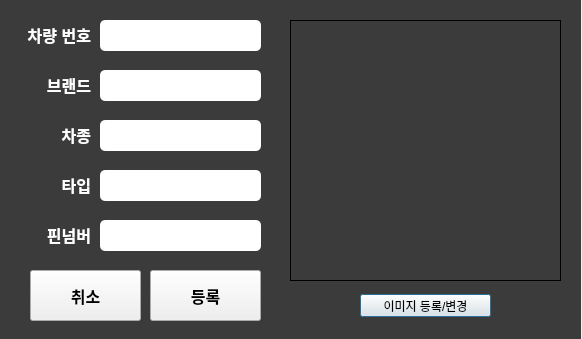
<?xml version="1.0" encoding="UTF-8"?>
<ui version="4.0">
 <class>Dialog</class>
 <widget class="QDialog" name="Dialog">
  <property name="geometry">
   <rect>
    <x>0</x>
    <y>0</y>
    <width>582</width>
    <height>339</height>
   </rect>
  </property>
  <property name="windowTitle">
   <string>Dialog</string>
  </property>
  <widget class="QLineEdit" name="add_number">
   <property name="geometry">
    <rect>
     <x>100</x>
     <y>20</y>
     <width>161</width>
     <height>31</height>
    </rect>
   </property>
   <property name="styleSheet">
    <string notr="true">border-radius: 5px;
font: 16px;
</string>
   </property>
   <property name="frame">
    <bool>false</bool>
   </property>
   <property name="alignment">
    <set>Qt::AlignCenter</set>
   </property>
  </widget>
  <widget class="QLineEdit" name="add_brand">
   <property name="geometry">
    <rect>
     <x>100</x>
     <y>70</y>
     <width>161</width>
     <height>31</height>
    </rect>
   </property>
   <property name="styleSheet">
    <string notr="true">border-radius: 5px;
font: 16px;
</string>
   </property>
   <property name="frame">
    <bool>false</bool>
   </property>
   <property name="alignment">
    <set>Qt::AlignCenter</set>
   </property>
  </widget>
  <widget class="QLineEdit" name="add_name">
   <property name="geometry">
    <rect>
     <x>100</x>
     <y>120</y>
     <width>161</width>
     <height>31</height>
    </rect>
   </property>
   <property name="styleSheet">
    <string notr="true">border-radius: 5px;
font: 16px;
</string>
   </property>
   <property name="frame">
    <bool>false</bool>
   </property>
   <property name="alignment">
    <set>Qt::AlignCenter</set>
   </property>
  </widget>
  <widget class="QLineEdit" name="add_type">
   <property name="geometry">
    <rect>
     <x>100</x>
     <y>170</y>
     <width>161</width>
     <height>31</height>
    </rect>
   </property>
   <property name="styleSheet">
    <string notr="true">border-radius: 5px;
font: 16px;
</string>
   </property>
   <property name="frame">
    <bool>false</bool>
   </property>
   <property name="alignment">
    <set>Qt::AlignCenter</set>
   </property>
  </widget>
  <widget class="QLineEdit" name="add_pin">
   <property name="geometry">
    <rect>
     <x>100</x>
     <y>220</y>
     <width>161</width>
     <height>31</height>
    </rect>
   </property>
   <property name="styleSheet">
    <string notr="true">border-radius: 5px;
font: 16px;
</string>
   </property>
   <property name="frame">
    <bool>false</bool>
   </property>
   <property name="alignment">
    <set>Qt::AlignCenter</set>
   </property>
  </widget>
  <widget class="QLabel" name="label">
   <property name="geometry">
    <rect>
     <x>-10</x>
     <y>20</y>
     <width>101</width>
     <height>30</height>
    </rect>
   </property>
   <property name="styleSheet">
    <string notr="true">font: bold 16px;
color: white;</string>
   </property>
   <property name="text">
    <string>차량 번호</string>
   </property>
   <property name="alignment">
    <set>Qt::AlignRight|Qt::AlignTrailing|Qt::AlignVCenter</set>
   </property>
  </widget>
  <widget class="QLabel" name="label_2">
   <property name="geometry">
    <rect>
     <x>-10</x>
     <y>70</y>
     <width>101</width>
     <height>30</height>
    </rect>
   </property>
   <property name="styleSheet">
    <string notr="true">font: bold 16px;
color: white;</string>
   </property>
   <property name="text">
    <string>브랜드</string>
   </property>
   <property name="alignment">
    <set>Qt::AlignRight|Qt::AlignTrailing|Qt::AlignVCenter</set>
   </property>
  </widget>
  <widget class="QLabel" name="label_3">
   <property name="geometry">
    <rect>
     <x>-10</x>
     <y>170</y>
     <width>101</width>
     <height>30</height>
    </rect>
   </property>
   <property name="styleSheet">
    <string notr="true">font: bold 16px;
color: white;</string>
   </property>
   <property name="text">
    <string>타입</string>
   </property>
   <property name="alignment">
    <set>Qt::AlignRight|Qt::AlignTrailing|Qt::AlignVCenter</set>
   </property>
  </widget>
  <widget class="QLabel" name="label_4">
   <property name="geometry">
    <rect>
     <x>-10</x>
     <y>120</y>
     <width>101</width>
     <height>30</height>
    </rect>
   </property>
   <property name="styleSheet">
    <string notr="true">font: bold 16px;
color: white;</string>
   </property>
   <property name="text">
    <string>차종</string>
   </property>
   <property name="alignment">
    <set>Qt::AlignRight|Qt::AlignTrailing|Qt::AlignVCenter</set>
   </property>
  </widget>
  <widget class="QLabel" name="label_5">
   <property name="geometry">
    <rect>
     <x>-10</x>
     <y>220</y>
     <width>101</width>
     <height>30</height>
    </rect>
   </property>
   <property name="styleSheet">
    <string notr="true">font: bold 16px;
color: white;</string>
   </property>
   <property name="text">
    <string>핀넘버</string>
   </property>
   <property name="alignment">
    <set>Qt::AlignRight|Qt::AlignTrailing|Qt::AlignVCenter</set>
   </property>
  </widget>
  <widget class="QLabel" name="add_image_frame">
   <property name="geometry">
    <rect>
     <x>290</x>
     <y>20</y>
     <width>271</width>
     <height>261</height>
    </rect>
   </property>
   <property name="frameShape">
    <enum>QFrame::Box</enum>
   </property>
   <property name="text">
    <string/>
   </property>
   <property name="alignment">
    <set>Qt::AlignCenter</set>
   </property>
  </widget>
  <widget class="QLabel" name="car_bg">
   <property name="geometry">
    <rect>
     <x>0</x>
     <y>0</y>
     <width>581</width>
     <height>341</height>
    </rect>
   </property>
   <property name="styleSheet">
    <string notr="true">background-color: rgb(59, 59, 59);</string>
   </property>
   <property name="text">
    <string/>
   </property>
   <property name="alignment">
    <set>Qt::AlignCenter</set>
   </property>
  </widget>
  <widget class="QPushButton" name="add_image">
   <property name="geometry">
    <rect>
     <x>360</x>
     <y>294</y>
     <width>131</width>
     <height>23</height>
    </rect>
   </property>
   <property name="text">
    <string>이미지 등록/변경</string>
   </property>
  </widget>
  <widget class="QPushButton" name="add_register">
   <property name="geometry">
    <rect>
     <x>150</x>
     <y>270</y>
     <width>111</width>
     <height>51</height>
    </rect>
   </property>
   <property name="styleSheet">
    <string notr="true">font: bold 16px;
color: black;</string>
   </property>
   <property name="text">
    <string>등록</string>
   </property>
  </widget>
  <widget class="QPushButton" name="add_cancel">
   <property name="geometry">
    <rect>
     <x>30</x>
     <y>270</y>
     <width>111</width>
     <height>51</height>
    </rect>
   </property>
   <property name="styleSheet">
    <string notr="true">font: bold 16px;
color: black;</string>
   </property>
   <property name="text">
    <string>취소</string>
   </property>
  </widget>
  <widget class="QLineEdit" name="add_img_path">
   <property name="geometry">
    <rect>
     <x>300</x>
     <y>30</y>
     <width>251</width>
     <height>21</height>
    </rect>
   </property>
   <property name="autoFillBackground">
    <bool>false</bool>
   </property>
   <property name="styleSheet">
    <string notr="true">background-color: rgba(255, 255, 255, 0);
color: rgba(59, 59, 59, 0);</string>
   </property>
   <property name="text">
    <string>fdfd</string>
   </property>
   <property name="frame">
    <bool>false</bool>
   </property>
   <property name="alignment">
    <set>Qt::AlignCenter</set>
   </property>
  </widget>
  <zorder>car_bg</zorder>
  <zorder>add_number</zorder>
  <zorder>add_brand</zorder>
  <zorder>add_name</zorder>
  <zorder>add_type</zorder>
  <zorder>add_pin</zorder>
  <zorder>label</zorder>
  <zorder>label_2</zorder>
  <zorder>label_3</zorder>
  <zorder>label_4</zorder>
  <zorder>label_5</zorder>
  <zorder>add_image_frame</zorder>
  <zorder>add_image</zorder>
  <zorder>add_register</zorder>
  <zorder>add_cancel</zorder>
  <zorder>add_img_path</zorder>
 </widget>
 <resources/>
 <connections/>
</ui>
